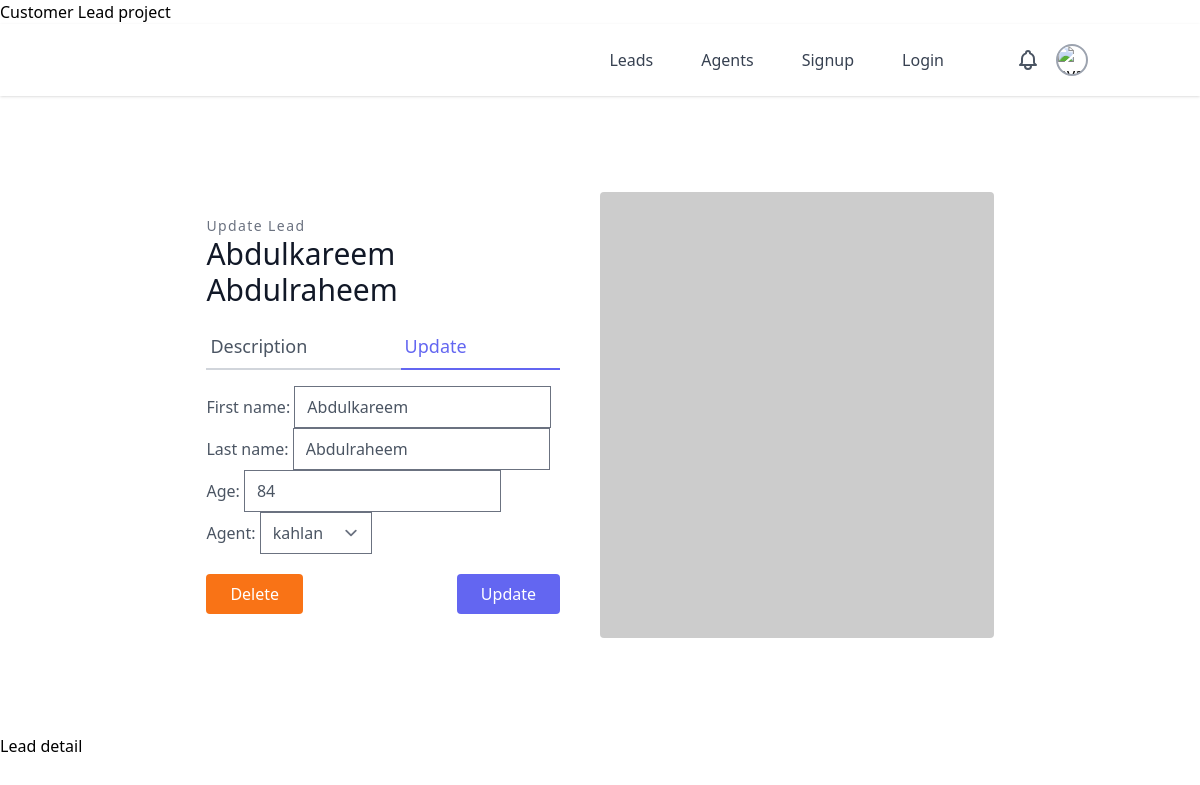
Screenshot of /leads/lead_update/2/ with the database file from the repository.
### leads/models.py (models this page shows, shortened)
class Lead(models.Model):
    first_name = models.CharField(max_length=20)
    last_name = models.CharField(max_length=20)
    age = models.IntegerField(default=0)
    agent = models.ForeignKey("Agent", on_delete=models.CASCADE) # This is a many to one relation, means we will have an agent associated with the lead of that role

class User(AbstractUser):
    pass

### leads/views.py (the view, shortened to what this page needs)
# urls.py: path('lead_update/<str:pk>/', LeadUpdateView.as_view(), name="lead_update"),
class LeadUpdateView(UpdateView):
    template_name = "leads/lead_update.html"
    queryset = Lead.objects.all()
    form_class = LeadModelForm

### leads/forms.py
class LeadModelForm(forms.ModelForm):
    class Meta:
        model = Lead
        fields = (
            'first_name',
            'last_name',
            'age',
            'agent'
        )

### leads/models.py (called while the page is built)
    def __str__(self):
        return f"{self.user.first_name}"

### leads/templates/leads/lead_update.html (shortened to what this page needs)
{% extends 'home.html' %}
{% block content %}
<section class="text-gray-600 body-font overflow-hidden">
    <div class="container px-5 py-24 mx-auto">
      <div class="lg:w-4/5 mx-auto flex flex-wrap">
        <div class="lg:w-1/2 w-full lg:pr-10 lg:py-6 mb-6 lg:mb-0">
          <h2 class="text-sm title-font text-gray-500 tracking-widest">Update Lead</h2>
          <h1 class="text-gray-900 text-3xl title-font font-medium mb-4">{{lead.first_name}} {{lead.last_name}}</h1>
          <div class="flex mb-4">
            <a href="{% url 'leads:lead_detail' lead.pk %}" class="flex-grow border-b-2 border-gray-300 py-2 text-lg px-1">Description</a>
            <a href="{% url 'leads:lead_update' lead.pk %}" class="flex-grow text-indigo-500 border-b-2 border-indigo-500 py-2 text-lg px-1" >Update</a>
          </div>
          <form method="POST">
            {{ form.as_p }}
            <div class="flex mt-5 bg-yellow">
                  <a href="{% url 'leads:lead_delete' lead.pk %}" class="flex text-white bg-orange-500 border-0 py-2 px-6 focus:outline-none hover:bg-red-600 rounded">Delete</a>
                <button type="submit" class="flex ml-auto text-white bg-indigo-500 border-0 py-2 px-6 focus:outline-none hover:bg-indigo-600 rounded">Update</button>
              </div>
        </form>
        </div>
        <img alt="ecommerce" class="lg:w-1/2 w-full lg:h-auto h-64 object-cover object-center rounded" src="https://dummyimage.com/400x400">
      </div>
    </div>
  </section>
<a href="{% url 'leads:lead_detail' lead.pk %}"> Lead detail </a>
{% endblock content%}

### rows the page displays
Lead: first_name "Abdulkareem", last_name "Abdulraheem", age "84", agent "kahlan"
